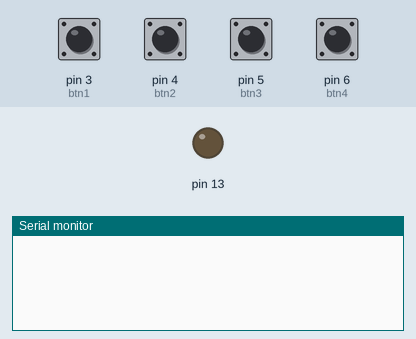
Recording of a program running on a simulated Arduino Uno, built with avr-gcc and run on an emulated ATmega328P. Shown: output pins drawn as LEDs (lit = HIGH), the last lines printed to the serial monitor. Inputs (shaded band) come from the test bench; at power-on: pin 3 (btn1), pin 4 (btn2), pin 5 (btn3), pin 6 (btn4) HIGH.

Above: at 1.2 s.
1.3 s: pin 3 (btn1) pulled LOW for 0.15 s
At 1.7 s:
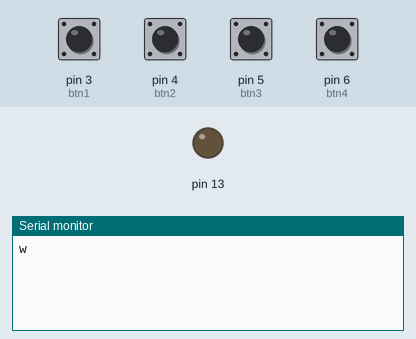
2.9 s: pin 4 (btn2) pulled LOW for 0.15 s
At 4.0 s:
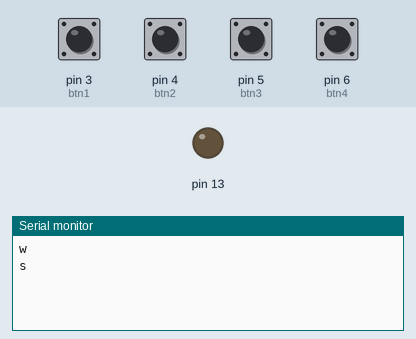
4.5 s: pin 5 (btn3) pulled LOW for 0.15 s
At 5.3 s:
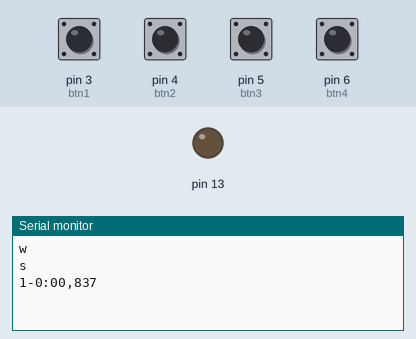

The program:

main.cpp
```cpp
#include <Arduino.h>
#include <button.h>

uint32_t time = 0;
unsigned long lastMilliSecond = 0;

void wait()
{
  Serial.println("w");
}

void start()
{
  time = 0;
  lastMilliSecond = millis();
  Serial.println("s");
}

void parseTime()
{
  char *output = "0:00,000";
  output[0] = 48 + (time / 60000);
  output[2] = 48 + ((time / 1000 % 60) / 10);
  output[3] = 48 + (time / 1000 % 10);
  output[5] = 48 + (time / 100 % 10);
  output[6] = 48 + (time / 10 % 10);
  output[7] = 48 + (time % 10);
  Serial.println(output);
}

void time1()
{
  Serial.print(F("1-"));
  parseTime();
}

void time2()
{
  Serial.print(F("2-"));
  parseTime();
}

Button btn1 = Button(3, &wait);
Button btn2 = Button(4, &start);
Button btn3 = Button(5, &time1);
Button btn4 = Button(6, &time2);

void setup()
{
  Serial.begin(9600);
  while (!Serial) {
    ; // wait for serial port to connect. Needed for native USB
  }
  pinMode(A5, INPUT);
  pinMode(13, OUTPUT);
}

void loop()
{
  btn1.read();
  btn2.read();
  btn3.read();
  btn4.read();

  unsigned long newCentiSecond = millis();
  if (newCentiSecond >= lastMilliSecond + 1)
  {
    lastMilliSecond = newCentiSecond;
    time++;
  }
}
```

button.h
```cpp
#include <Arduino.h>

class Button
{
private:
    int lastValue;
    unsigned long lastDebounceTime;
    void (*pCallback)();

public:
    int pin;
    int state;
    bool pressed;
    void read();
    Button(int PIN, void (*pCallbackFunction)());
};
```

button.cc
```cpp
#include <button.h>

Button::Button(int PIN, void (*pCallbackFunction)())
{
    pin = PIN;
    pCallback = pCallbackFunction;
    pinMode(pin, INPUT_PULLUP);
    state = digitalRead(pin);
    pressed = state == LOW;
    lastValue = state;
    lastDebounceTime = 0;
}

void Button::read()
{
    int value = digitalRead(pin);
    if (value != lastValue)
    {
        lastDebounceTime = millis();
    }
    if ((millis() - lastDebounceTime) > 10)
    {
        if (value != state)
        {
            state = value;
            pressed = state == LOW;
            if (pressed)
            {
                pCallback();
            }
        }
    }
    lastValue = value;
}
```

Measured:
- after the input at 1.3 s, the serial monitor: prints a new line at once (image 1)
- after the input at 2.9 s, the serial monitor: prints a new line at once (image 2)
- after the input at 4.5 s, the serial monitor: prints a new line at once (image 3)
